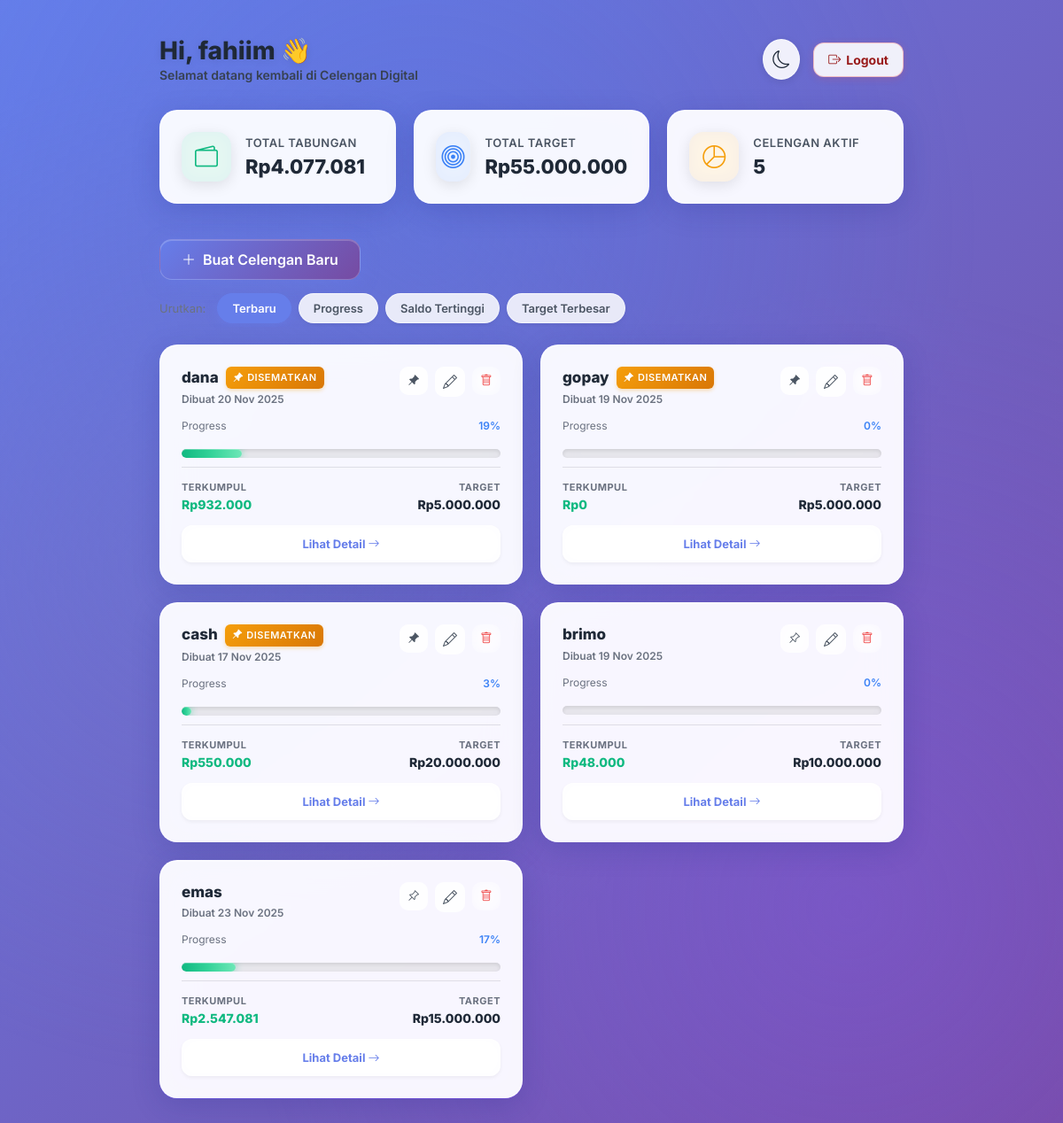
Page /dashboard/index.php (signed in) on the committed database.
### tables this page shows
CREATE TABLE `celengan` (
  `id` int(11) NOT NULL,
  `user_id` int(11) NOT NULL,
  `nama_celengan` varchar(150) NOT NULL,
  `target` int(11) DEFAULT 0,
  `pengisian` enum('harian','mingguan','bulanan') NOT NULL DEFAULT 'harian',
  `total` int(11) DEFAULT 0,
  `created_at` timestamp NOT NULL DEFAULT current_timestamp(),
  `is_pinned` tinyint(1) NOT NULL DEFAULT 0
);

### web/dashboard/index.php (the view, shortened to what this page needs)
<?php
include('../config/db.php');
$user_id = $_SESSION['user_id'];
$username = $_SESSION['username'] ?? 'User';
$sumStmt = $pdo->prepare("SELECT SUM(total) AS total_tabungan, SUM(target) AS total_target FROM celengan WHERE user_id = ?");
$sumStmt->execute([$user_id]);
$sum = $sumStmt->fetch(PDO::FETCH_ASSOC);
$total_tabungan = $sum['total_tabungan'] ?? 0;
$total_target = $sum['total_target'] ?? 0;
$sort = isset($_GET['sort']) ? $_GET['sort'] : 'awal';
$sqlPinned = "SELECT * FROM celengan WHERE user_id = ? AND is_pinned = 1 ORDER BY created_at DESC";
$stmtPinned = $pdo->prepare($sqlPinned);
$stmtPinned->execute([$user_id]);
$celengan_pinned = $stmtPinned->fetchAll(PDO::FETCH_ASSOC);
$sql = "SELECT * FROM celengan WHERE user_id = ? AND is_pinned = 0";
switch ($sort) {
    default: $sql .= " ORDER BY created_at ASC"; break;
}
$stmt = $pdo->prepare($sql);
$stmt->execute([$user_id]);
$celengan_unpinned = $stmt->fetchAll(PDO::FETCH_ASSOC);
$celengan_list = array_merge($celengan_pinned, $celengan_unpinned);
function rupiah($angka) {
    return 'Rp' . number_format($angka, 0, ',', '.');
}
?>
<!DOCTYPE html>
<html lang="id">
<head>
    <link rel="stylesheet" href="https://cdn.jsdelivr.net/npm/bootstrap-icons@1.11.3/font/bootstrap-icons.min.css">
</head>
<body>
    <div class="container">
        <div class="top-nav">
            <div class="user-welcome">
                <h1>Hi, <?= htmlspecialchars($username); ?> 👋</h1>
                <span>Selamat datang kembali di Celengan Digital</span>
            </div>
            <div class="nav-actions">
                <div id="darkToggle" class="theme-toggle" title="Ganti Tema">
                    <i id="themeIcon" class="bi bi-moon"></i>
                </div>
                <a href="../auth/logout.php" class="btn-logout" title="Keluar">
                    <i class="bi bi-box-arrow-right"></i>
                    <span>Logout</span>
                </a>
            </div>
        </div>
        <div class="dashboard-stats">
            <div class="stat-card">
                <div class="stat-icon" style="background: rgba(16, 185, 129, 0.1); color: #10B981;">
                    <i class="bi bi-wallet2"></i>
                </div>
                <div class="stat-info">
                    <div class="label">Total Tabungan</div>
                    <div class="value"><?= rupiah($total_tabungan); ?></div>
                </div>
            </div>
            <div class="stat-card">
                <div class="stat-icon" style="background: rgba(59, 130, 246, 0.1); color: #3B82F6;">
                    <i class="bi bi-bullseye"></i>
                </div>
                <div class="stat-info">
                    <div class="label">Total Target</div>
                    <div class="value"><?= rupiah($total_target); ?></div>
                </div>
            </div>
            <div class="stat-card">
                <div class="stat-icon" style="background: rgba(245, 158, 11, 0.1); color: #F59E0B;">
                    <i class="bi bi-pie-chart"></i>
                </div>
                <div class="stat-info">
                    <div class="label">Celengan Aktif</div>
                    <div class="value"><?= count($celengan_list); ?></div>
                </div>
            </div>
        </div>
        <div class="controls-area">
            <a href="../data-celengan/tambah-celengan.php" class="btn-create">
                <i class="bi bi-plus-lg"></i> Buat Celengan Baru
            </a>
            <div class="sort-filters">
                <span style="font-size:13px; color:var(--text-secondary); align-self:center; margin-right:5px;">Urutkan:</span>
                <a href="?sort=awal" class="btn-filter <?= $sort == 'awal' ? 'active' : '' ?>">Terbaru</a>
                <a href="?sort=progress" class="btn-filter <?= $sort == 'progress' ? 'active' : '' ?>">Progress</a>
                <a href="?sort=total" class="btn-filter <?= $sort == 'total' ? 'active' : '' ?>">Saldo Tertinggi</a>
                <a href="?sort=target" class="btn-filter <?= $sort == 'target' ? 'active' : '' ?>">Target Terbesar</a>
            </div>
        </div>
        <div class="celengan-list">
            <?php if (count($celengan_list) > 0): ?>
                <?php foreach ($celengan_list as $c): ?>
                    <?php
                        $prog = $c['target'] > 0 ? round(($c['total'] / $c['target']) * 100) : 0;
                        $prog = min(100, max(0, $prog));
                    ?>
                    <div class="c-card">
                        <div class="c-header">
                            <div>
                                <h3 class="c-title">
                                    <?= htmlspecialchars($c['nama_celengan']); ?>
                                    <?php if ($c['is_pinned'] == 1): ?>
                                        <span class="pin-badge"><i class="bi bi-pin-angle-fill"></i> Disematkan</span>
                                    <?php endif; ?>
                                </h3>
                                <div class="c-subtitle">Dibuat <?= date('d M Y', strtotime($c['created_at'])); ?></div>
                            </div>
                            <div class="c-actions">
                                <button
                                    class="btn-icon btn-pin"
                                    data-id="<?= $c['id']; ?>"
                                    data-pinned="<?= $c['is_pinned']; ?>"
                                    title="<?= $c['is_pinned'] == 1 ? 'Lepas Sematan' : 'Sematkan'; ?>">
                                    <i class="bi bi-pin-angle<?= $c['is_pinned'] == 1 ? '-fill' : ''; ?>"></i>
                                </button>
                                <a href="../data-celengan/edit-celengan.php?id=<?= $c['id']; ?>" class="btn-icon" title="Edit">
                                    <i class="bi bi-pencil"></i>
                                </a>
                                <button class="btn-icon" style="color:#EF4444; background: transparent; border: none; cursor: pointer;"
                                   onclick="openDeleteModal(<?= $c['id']; ?>, '<?= htmlspecialchars($c['nama_celengan'], ENT_QUOTES); ?>')" title="Hapus">
                                    <i class="bi bi-trash"></i>
                                </button>
                            </div>
                        </div>
                        <div style="display:flex; justify-content:space-between; font-size:12px; color:var(--text-secondary); margin-bottom:4px;">
                            <span>Progress</span>
                            <span style="font-weight:600; color:var(--primary-color);"><?= $prog; ?>%</span>
                        </div>
                        <div class="c-progress-bg">
                            <div class="c-progress-fill" style="width: <?= $prog; ?>%"></div>
                        </div>
                        <div class="c-stats">
                            <div class="c-stat-group">
                                <span class="c-stat-label">Terkumpul</span>
                                <span class="c-stat-val" style="color:#10B981;"><?= rupiah($c['total']); ?></span>
                            </div>
                            <div class="c-stat-group" style="text-align:right;">
                                <span class="c-stat-label">Target</span>
                                <span class="c-stat-val"><?= rupiah($c['target']); ?></span>
                            </div>
                        </div>
                        <a href="detail-celengan.php?id=<?= $c['id']; ?>" class="btn-view">
                            Lihat Detail <i class="bi bi-arrow-right"></i>
                        </a>
                    </div>
                <?php endforeach; ?>
            <?php endif; ?>
        </div>
    </div>
</body>
</html>

### rows in the picture
celengan: nama_celengan "dana", is_pinned 1 (drawn), created_at "20 Nov 2025", prog "19", total "Rp932.000", target "Rp5.000.000"
celengan: nama_celengan "gopay", is_pinned 1 (drawn), created_at "19 Nov 2025", total "0", total "Rp0", target "Rp5.000.000"
celengan: nama_celengan "cash", is_pinned 1 (drawn), created_at "17 Nov 2025", prog "3", total "Rp550.000", target "Rp20.000.000"
celengan: nama_celengan "brimo", created_at "19 Nov 2025", is_pinned 0 (drawn), prog "0", total "Rp48.000", target "Rp10.000.000"
celengan: nama_celengan "emas", created_at "23 Nov 2025", is_pinned 0 (drawn), prog "17", total "Rp2.547.081", target "Rp15.000.000"

### other values in the picture
$username "fahiim"
rupiah($total_tabungan) "Rp4.077.081"
rupiah($total_target) "Rp55.000.000"
count($celengan_list) "5"
